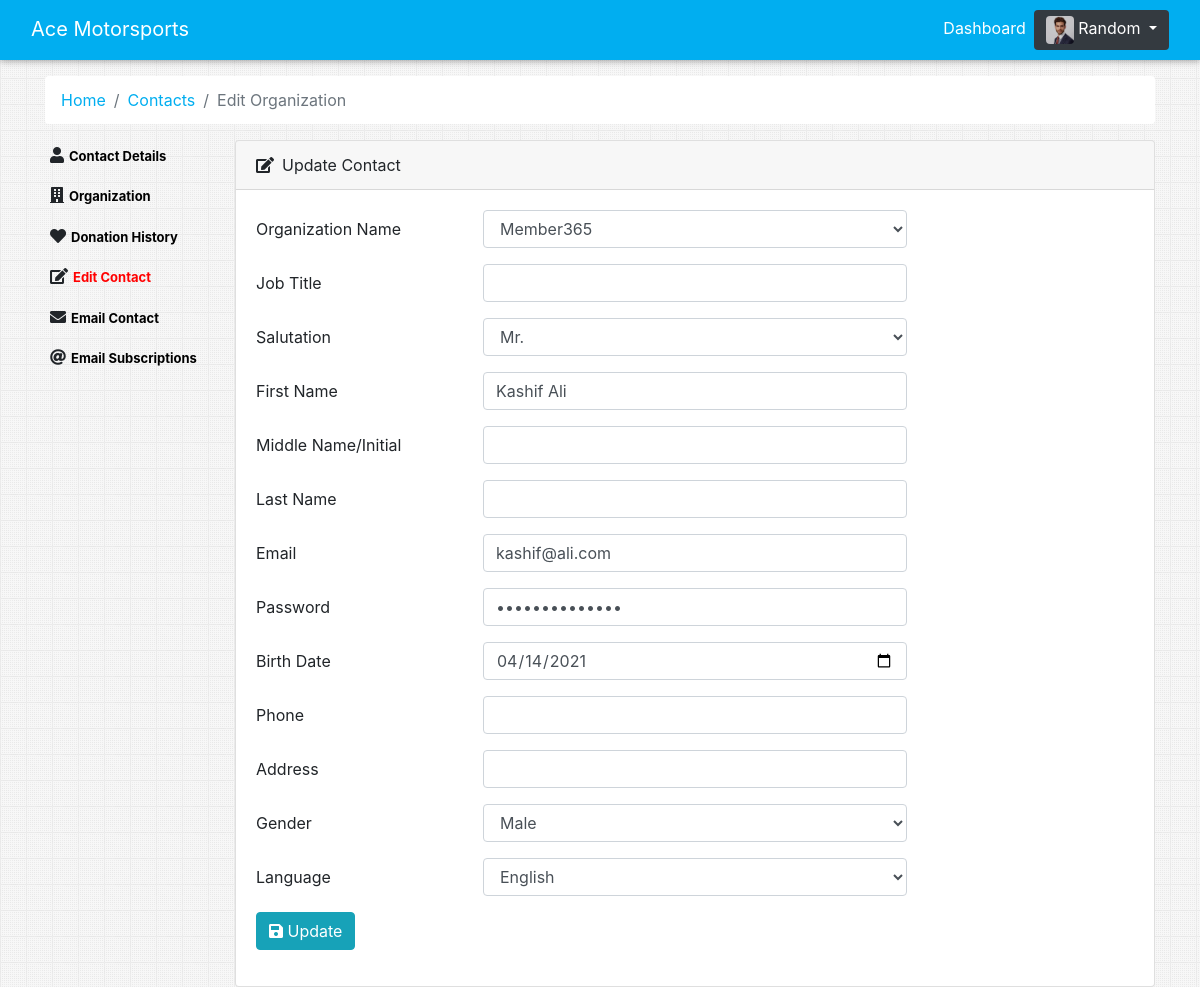
The page /admin_editContact.php?id=1 (signed in) on the database as committed earlier.
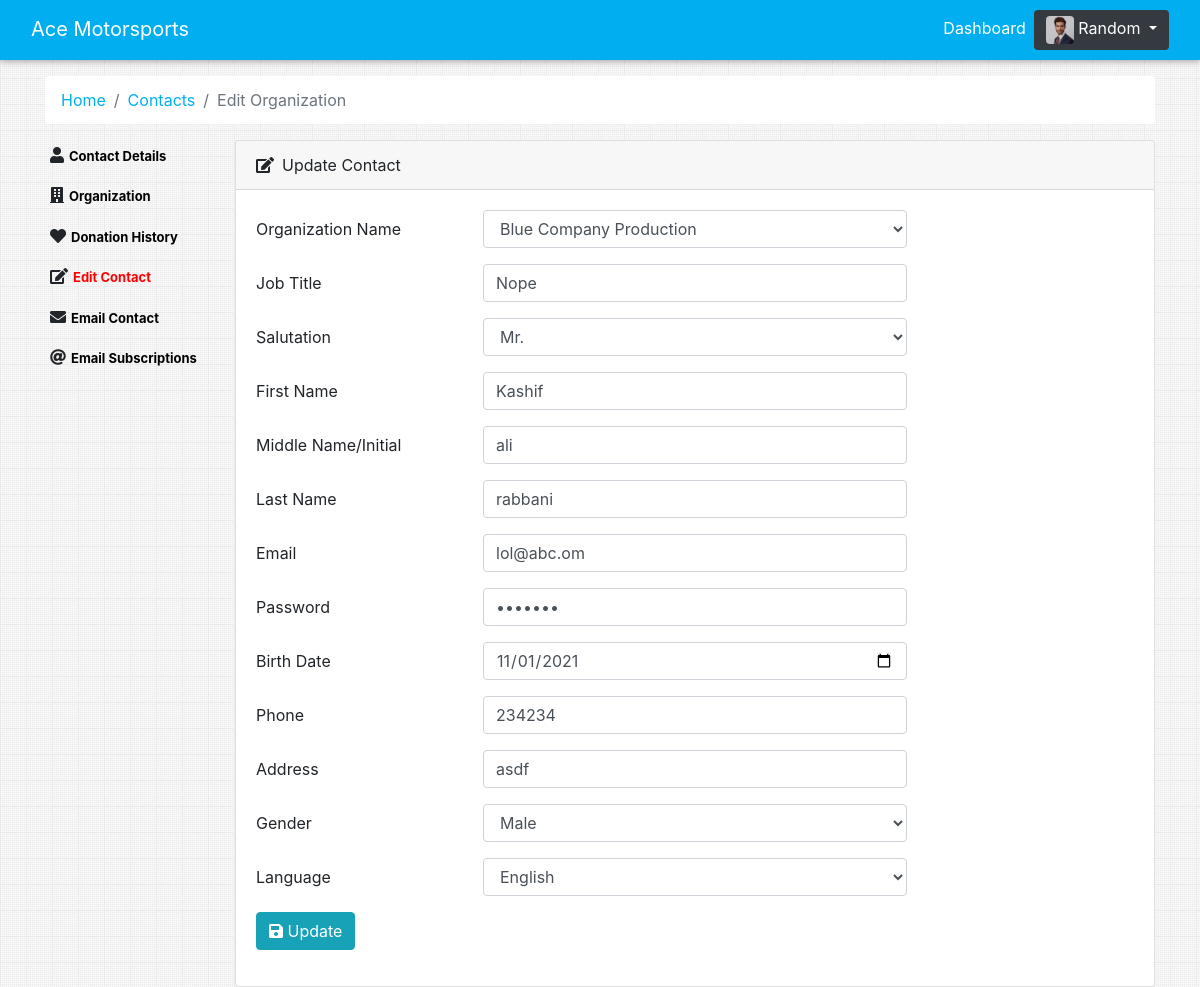
The same page on the database as committed later.
### tables this page shows
CREATE TABLE `users` (
  `id` int(11) NOT NULL,
  `first_name` varchar(30) NOT NULL,
  `email` varchar(50) NOT NULL,
  `password` varchar(50) NOT NULL,
  `organizationID` int(11) NOT NULL,
  `jobTitle` varchar(50) NOT NULL,
  `salutation` varchar(50) NOT NULL,
  `middle_name` varchar(50) NOT NULL,
  `last_name` varchar(50) NOT NULL,
  `dob` date NOT NULL,
  `phone` varchar(50) NOT NULL,
  `gender` varchar(50) NOT NULL,
  `language` varchar(50) NOT NULL,
  `address` varchar(500) NOT NULL,
  `is_admin` tinyint(1) NOT NULL DEFAULT 0,
  `deleted` tinyint(1) NOT NULL DEFAULT 0,
  `del_date` date DEFAULT NULL
);

CREATE TABLE `organizations` (
  `id` int(11) NOT NULL,
  `name` varchar(50) NOT NULL,
  `acronym` varchar(50) NOT NULL,
  `website` varchar(200) NOT NULL,
  `email` varchar(50) NOT NULL,
  `instagram` varchar(200) NOT NULL,
  `twitter` varchar(200) NOT NULL,
  `facebook` varchar(200) NOT NULL,
  `linkedin` varchar(200) NOT NULL,
  `parentOrganization` varchar(50) NOT NULL,
  `address` varchar(500) NOT NULL,
  `phone` varchar(30) NOT NULL,
  `category_id` int(11) DEFAULT NULL
);

### app/app.php (called while the page is built, shortened)
<?php
	function phpMysqliFetchAll($sql){
        $output = array();
        $res = mysqli_query($GLOBALS["con"], $sql);
        if(mysqli_num_rows($res)){
            $output = mysqli_fetch_all($res, MYSQLI_ASSOC);
        }
        return $output;
    }
	function phpMysqliFetchSingle($sql){
        $output = array();
        if(mysqli_query($GLOBALS["con"], $sql)){
            $res = mysqli_query($GLOBALS["con"], $sql);
            if(mysqli_num_rows($res)){
                $output = mysqli_fetch_array($res, MYSQLI_ASSOC);
            }
            return $output;
        }
        else{
            js_console_log(mysqli_error($GLOBALS["con"]));
        }
    }
	function allOrganizations(){
        return phpMysqliFetchAll("SELECT * FROM organizations");
    }
?>

### admin_editContact.php (the view, shortened to what this page needs)
<?php
  require 'app/app.php';
    $pageID = isset($_GET["id"]) ? $_GET["id"] : null;
    $sql = "SELECT * FROM users WHERE id = $pageID";
    $userDetails = phpMysqliFetchSingle($sql);
    $orgID = $userDetails["organizationID"];
    $org = phpMysqliFetchSingle("SELECT * FROM organizations WHERE id= $orgID");
?>
<!DOCTYPE html>
<html lang="en">
<?php
  $path =  "";
  $title =  "Edit Organization";
  require 'parts/head.php';
?>
<body>
  <?php require 'parts/nav.php'; ?>
  <div class="container">
      <nav aria-label="breadcrumb">
          <ol class="breadcrumb bg-white">
              <li class="breadcrumb-item"><a href="admin_dashboard.php" class="appColor">Home</a></li>
              <li class="breadcrumb-item"><a href="admin_contact.php" class="appColor">Contacts</a></li>
              <li class="breadcrumb-item active" aria-current="page">Edit Organization</li>
          </ol>
      </nav>
    <div class="widget-content" style="border: none; background: transparent;">
        <div class="row mt-3">
            <div class="col-md-2">
                <div class="user_profile_left_section">
                    <?php require 'admin_contactSideNav.php'; ?>
                </div>
            </div>
            <div class="col-md-10">
                <div class="card">
                    <div class="card-header">
                        <i class="fas fa-edit mr-2"></i>Update Contact
                    </div>
                    <div class="card-body">
                        <form method="POST" action="">
                            <div class="form-group row">
                                <label for="inputEmail3" class="col-sm-3 col-form-label">Organization Name </label>
                                <div class="col-sm-6">
                                    <select class="form-control" id="exampleFormControlSelect1" name="organization" value="<?php echo $userDetails["organizationID"]; ?>" required>
                                        <?php
                                        $rows = allOrganizations();
                                        foreach ($rows as $row){
                                            echo '
                                            <option value="'.$row["id"].'"'; if($row["id"]==$orgID) echo "selected"; echo '>
                                                '.$row["name"].'
                                            </option>
                                            ';
                                        }
                                        ?>
                                    </select>
                                </div>
                            </div>
                            <div class="form-group row">
                                <label for="inputEmail3" class="col-sm-3 col-form-label">Job Title</label>
                                <div class="col-sm-6">
                                    <input type="text" class="form-control" id="inputEmail3" name="jobTitle" value="<?php echo $userDetails["jobTitle"]; ?>" required>
                                </div>
                            </div>
                            <div class="form-group row">
                                <label for="inputEmail3" class="col-sm-3 col-form-label">Salutation</label>
                                <div class="col-sm-6">
                                    <select class="form-control" id="exampleFormControlSelect1" name="salutation" required>
                                        <option <?php if($userDetails["salutation"]=="Mr.") echo "selected"; ?>>Mr.</option>
                                    </select>
                                </div>
                            </div>
                            <div class="form-group row">
                                <label for="inputEmail3" class="col-sm-3 col-form-label">First Name</label>
                                <div class="col-sm-6">
                                    <input type="text" class="form-control" id="inputEmail3" name="first_name" value="<?php echo $userDetails["first_name"]; ?>" required>
                                </div>
                            </div>
                            <div class="form-group row">
                                <label for="inputEmail3" class="col-sm-3 col-form-label">Middle Name/Initial</label>
                                <div class="col-sm-6">
                                    <input type="text" class="form-control" id="inputEmail3" name="middle_name" value="<?php echo $userDetails["middle_name"]; ?>" required>
                                </div>
                            </div>
                            <div class="form-group row">
                                <label for="inputEmail3" class="col-sm-3 col-form-label">Last Name</label>
                                <div class="col-sm-6">
                                    <input type="text" class="form-control" id="inputEmail3" name="last_name" value="<?php echo $userDetails["last_name"]; ?>" required>
                                </div>
                            </div>
                            <div class="form-group row">
                                <label for="inputEmail3" class="col-sm-3 col-form-label">Email</label>
                                <div class="col-sm-6">
                                    <input type="email" class="form-control" id="inputEmail3" name="email" value="<?php echo $userDetails["email"]; ?>" required>
                                </div>
                            </div>
                            <div class="form-group row">
                                <label for="inputEmail3" class="col-sm-3 col-form-label">Password</label>
                                <div class="col-sm-6">
                                    <input type="password" class="form-control" id="inputEmail3" name="pass" value="<?php echo $userDetails["password"]; ?>" required>
                                </div>
                            </div>
                            <div class="form-group row">
                                <label for="inputEmail3" class="col-sm-3 col-form-label">Birth Date</label>
                                <div class="col-sm-6">
                                    <input type="date" class="form-control" id="inputEmail3" name="dob"  value="<?php echo $userDetails["dob"]; ?>" required>
                                </div>
                            </div>
                            <div class="form-group row">
                                <label for="inputEmail3" class="col-sm-3 col-form-label">Phone</label>
                                <div class="col-sm-6">
                                    <input type="text" class="form-control" id="inputEmail3" name="contact_num"  value="<?php echo $userDetails["phone"]; ?>" required>
                                </div>
                            </div>
                            <div class="form-group row">
                                <label for="inputEmail3" class="col-sm-3 col-form-label">Address</label>
                                <div class="col-sm-6">
                                    <input type="text" class="form-control" id="inputEmail3" name="address"  value="<?php echo $userDetails["address"]; ?>" required>
                                </div>
                            </div>
                            <div class="form-group row">
                                <label for="inputEmail3" class="col-sm-3 col-form-label">Gender</label>
                                <div class="col-sm-6">
                                    <select class="form-control" id="exampleFormControlSelect1" name="gender"  value="<?php echo $userDetails["gender"]; ?>" required>
                                        <option value="Male">Male</option>
                                    </select>
                                </div>
                            </div>
                            <div class="form-group row">
                                <label for="inputEmail3" class="col-sm-3 col-form-label">Language</label>
                                <div class="col-sm-6">
                                    <select class="form-control" id="exampleFormControlSelect1" name="language" required>
                                        <option value="English">English</option>
                                    </select>
                                </div>
                            </div>
                            <div class="form-group">
                                <button type="submit" class="btn btn-info" name="edit_contact">
                                    <i class="fa fa-save"></i>
                                    Update
                                </button>
                            </div>
                        </form>
                    </div>
                </div>
            </div>
        </div>
    </div>
</body>
</html>

### parts/head.php (shortened to what this page needs)
<head>
  <link href="<?php echo $path; ?>vendor/bootstrap/css/bootstrap.min.css" rel="stylesheet">
  <link href="<?php echo $path; ?>vendor/css/app.css?v=<?php echo rand(); ?>" rel="stylesheet">
  <link rel="stylesheet" type="text/css" href="https://cdnjs.cloudflare.com/ajax/libs/font-awesome/5.15.3/css/all.min.css">
</head>

### parts/nav.php (shortened to what this page needs)
<nav class="navbar navbar-expand-lg navbar-dark bg-dark static-top mb-3 myCustomNav">
  <div class="container-fluid">
    <a class="navbar-brand" href="#">Ace Motorsports</a>
    <div class="collapse navbar-collapse topNav" id="navbarResponsive">
          <?php
        if(isset($_SESSION["id"]) && !$_SESSION["is_admin"]){
          ?>
      <ul class="navbar-nav ml-auto">
        <li class="nav-item <?php if($title=='User Dashboard' || $title=='Admin Dashboard') echo 'active'; ?>">
          <a class="nav-link" href="./admin_dashboard.php">Dashboard</a>
        </li>
        <li class="nav-item">
            <div class="dropdown">
              <button type="button" class="btn btn-primary dropdown-toggle bg-dark border-0" data-toggle="dropdown">
                <img src="img/user.jpg" class="rounded" id="nav_user_pic"> <?php echo $_SESSION["name"]; ?>
              </button>
            </div>
        </li>
      </ul>
          <?php
        }
          ?>
    </div>
  </div>
</nav>

### admin_contactSideNav.php (shortened to what this page needs)
<ul class="contactViewMenu">
    <li><i class="fas fa-user"></i><a href="admin_contact_showProfile.php?userID=<?php echo $userDetails["id"]; ?>" class="<?php if($title == "Contact Management") echo "active"; ?>">Contact Details</a></li>
    <li><i class="fas fa-building"></i><a href="admin_showOrganization.php?id=<?php echo $organization["id"]; ?>&userID=<?php echo $userDetails["id"]; ?>" class="<?php if($title == "") echo "active"; ?>">Organization</a></li>
    <li><i class="fas fa-heart"></i><a href="admin_donationHistory.php?id=<?php echo $userDetails["id"]; ?>" class="<?php if($title == "Donation History") echo "active"; ?>">Donation History</a></li>
    <li><i class="fas fa-edit"></i><a href="admin_editContact.php?id=<?php echo $userDetails["id"]; ?>" class="<?php if($title == "Edit Organization") echo "active"; ?>">Edit Contact</a></li>
    <li><i class="fas fa-envelope"></i><a data-toggle="modal" href="#emailContact">Email Contact</a></li>
    <li><i class="fas fa-at"></i><a href="admin_emailSubscription.php?id=<?php echo $userDetails["id"]; ?>" class="<?php if($title == "Email Subscription") echo "active"; ?>">Email Subscriptions</a></li>
</ul>

Rows that differ between the two databases and show on the page:
changed users "Mr.": organization "Member365" → "Blue Company Production"; jobTitle (not shown) → "Nope"; first_name "Kashif Ali" → "Kashif"; middle_name (not shown) → "ali"; last_name (not shown) → "rabbani"; email "kashif@ali.com" → "lol@abc.om"; dob "04/14/2021" → "11/01/2021"; contact_num (not shown) → "234234"; address (not shown) → "asdf"
